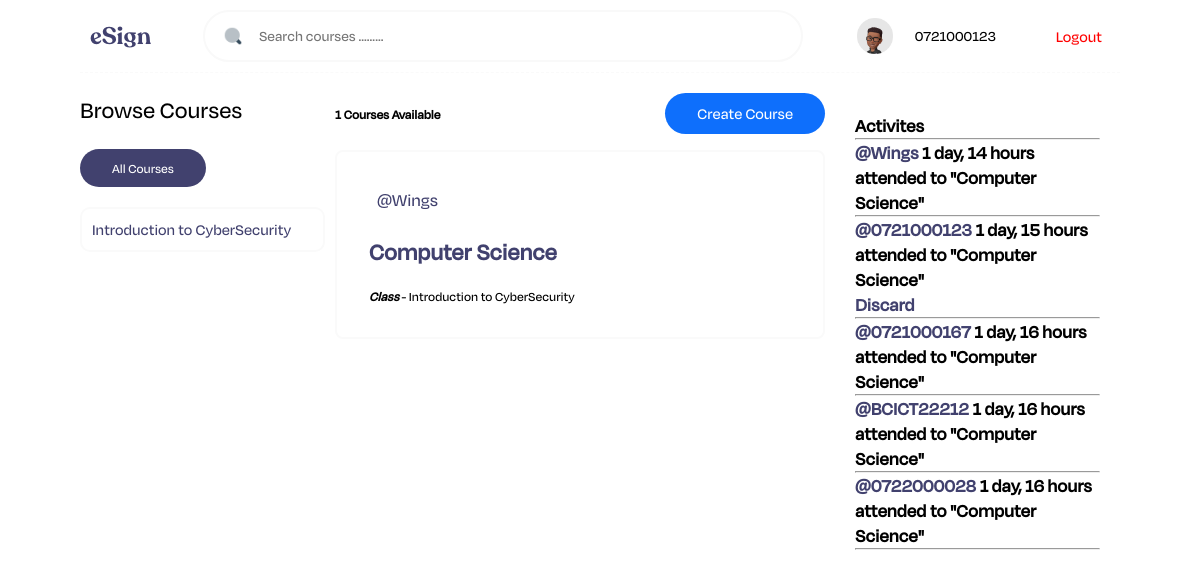
Screenshot of /module/ (signed in) with the database file from the repository.
### app/models.py (models this page shows, shortened)
class Task(models.Model):
    name = models.CharField(max_length=200)

class Project(models.Model):
    admin = models.ForeignKey(User, on_delete=models.SET_NULL, null=True)
    name = models.CharField(max_length=200)
    task = models.ForeignKey(Task, on_delete=models.SET_NULL, null=True)
    description = models.TextField(null=True, blank=True)
    followers = models.ManyToManyField(User, related_name='followers', blank=True)
    updated = models.DateTimeField(auto_now=True)
    created = models.DateTimeField(auto_now_add=True)
    class meta:
        ordering = ['-created']
    def __str__(self):
        return self.name

class Chat(models.Model):
    user = models.ForeignKey(User, on_delete=models.CASCADE)
    project = models.ForeignKey(Project, on_delete=models.CASCADE)
    body = models.TextField()
    updated = models.DateTimeField(auto_now=True)
    created = models.DateTimeField(auto_now_add=True)

### app/views.py (the view)
# urls.py: path('module/', views.module, name = 'module'),
def module(request):
    q = request.GET.get('q') if request.GET.get('q') != None else ''
    projects = Project.objects.filter(
                                    Q(task__name__icontains = q)|
                                    Q(name__icontains = q)|
                                    Q(description__icontains = q))
    tasks = Task.objects.all()
    project_count = projects.count()
    activities = Chat.objects.all().filter(project__task__name__icontains = q).order_by('-created')
    content = {'projects' : projects , 'tasks':tasks, "project_count" : project_count, 'activities': activities}
    return render(request, 'docs/module.html', content)

### app/templates/docs/module.html (shortened to what this page needs)
{% extends 'index.html' %}
{% block content %}
<main>
    <div class="left">
        {% include 'docs/tasks.html' %}
    </div>
    <div class="middle">
       <div class ="header">
        <h5>{{project_count}} Courses Available</h5>
        <a href = "{% url 'create' %}" class="button">Create Course</a>
       </div>
        {% include 'docs/feed.html' %}
    </div>
    <div class="right">
        {% include 'docs/activities.html' %}
</main>
{% endblock content %}

### design/neutral.html (shortened to what this page needs)
<nav class="topnav">
    <a href="/" style="font-family: recoleta; font-size:24px">eSign</a>
    <form method="GET" action="{% url 'module' %}" class="search">
        <img src="/static/images/search_96px.png" alt="logo" class="logo">
        <input type="text" name='q' placeholder="Search courses .........">
    </form>
    <div class="details">
        <img src="/static/images/Ellipse.png" alt="" class="avatar">
        <span>
            <p class="title">{{request.user}}</p>
        </span>
    </div>
    <div class="actions">
        {% if request.user.is_authenticated %}
        <a href="{% url 'credlogout' %}" class="logout">Logout</a>
        {% else %}
        <a href="{% url 'credlogin' %}" class="logout">Login</a>
        {% endif %}
    </div>
</nav>

### app/templates/docs/tasks.html
<h2>Browse Courses</h2>
    <div>
        <a href = "{% url 'module' %}"><button class="secondary-button">All Courses</button></a>
    </div>
    {% for task in tasks %}
        <div>
            <a href = "{% url 'module' %}?q={{task.name}}" class="card">{{task.name}}</a>
        </div>
    {% endfor %}

### app/templates/docs/feed.html (shortened to what this page needs)
<div>
    {% for project in projects %}
        <div class="post">
            <div class="post-head">
                <a href = "{% url 'useraccount' project.admin.id %}" class="username">@{{project.admin.username}}</a>
            </div>
            <h5> {% comment %} {{project.id}} --  {% endcomment %} <a href = "{% url 'project' project.id %}">{{project.name}}</a></h5>
            <small><i><b>Class</b></i> - {{project.task.name}}</small>
        </div>
    {% endfor %}
</div>

### app/templates/docs/activities.html (shortened to what this page needs)
<h3>Activites<h3>
    <hr>
    {% for activity in activities %}
        <div>
            <p><a href = "{% url 'useraccount' activity.user.id %}">@{{activity.user}}</a> {{activity.created|timesince}}</p>
            <p>attended to "{{activity.project}}"</p>
            {% if request.user == activity.user %}
                <a href ="{% url 'clearchat' activity.id %}">Discard<a>
            {% endif %}
            <hr>
        <div>
    {% endfor %}

### static/styles/style.css (style rules this page uses)
* { padding: 0; margin: 0; box-sizing: border-box; font-family: "Degular Display", system-ui, -apple-system, BlinkMacSystemFont, "Segoe UI", Roboto, Oxygen, Ubuntu, Cantarell, "Open Sans", "Helvetica Neue", sans-serif; transition: 200ms ease; }
html { scroll-behavior: smooth; }
body { padding: 0 80px; }
a { text-decoration: none; color: #41416e; }
.topnav { display: flex; align-items: center; justify-content: space-between; width: 100%; margin-bottom: 20px; position: sticky; top: 0px; background: #fff; z-index: 2; padding: 10px; transition: 200ms ease-in-out; border-bottom: 1.5px dashed #fafafa; }
.topnav .logo { height: 40px; margin-right: 8px; }
.topnav .search { display: flex; align-items: center; position: relative; }
.topnav .search img { height: 20px; width: 20px; position: absolute; left: 20px; }
.topnav .search input { width: 600px; height: 32px; padding: 24px 54px; border: 2px solid #f9f9f9; outline: none; border-radius: 30px; transition: 200ms ease; font-size: 15px; }
.topnav .details { display: flex; align-items: center; justify-content: center; gap: 20px; }
.topnav .details .avatar { height: 40px; width: 40px; }
.topnav .details p { font-size: 15px; }
.topnav .actions .logout { color: red; background: transparent; border: none; padding: 8px; text-decoration: none; }
main { display: flex; align-items: flex-start; justify-content: center; width: 100%; gap: 10px; }
main .right { flex: 1; padding: 20px; }
main .middle { flex: 2; }
main .middle .header { display: flex; align-items: center; justify-content: space-between; margin-bottom: 1em; }
main .middle .post { padding: 32px; border-radius: 8px; border: 2px solid #fafafa; display: flex; flex-direction: column; gap: 20px; }
main .middle .post .post-head { display: flex; align-items: center; justify-content: space-between; }
main .middle .post .post-head .username { color: #41416e; padding: 4px 8px; font-size: 18px; }
main .middle .post h5 { color: #41416e; font-size: 24px; }
main .left { flex: 1; }
main .left h2 { margin-bottom: 1em; font-weight: 500; }
main .left .card { display: flex; align-items: baseline; justify-content: space-between; flex-direction: column; width: 100%; border: 2px solid #fafafa; margin-bottom: 1em; padding: 10px; border-radius: 10px; gap: 0.5em; }
.button { padding: 10px 32px; color: #fff; background: transparent; border-radius: 25px; background-color: #0e6ffc; text-align: center; cursor: pointer; transition: 200ms ease; }
.secondary-button { padding: 10px 32px; color: #fff; background: transparent; border-radius: 25px; background-color: #41416e; text-align: center; cursor: pointer; transition: 200ms ease; border: none; margin-bottom: 1.5em; }

### rows the page displays
Task: name "Introduction to CyberSecurity"
Project: admin.username "Wings", name "Computer Science", task.name "Introduction to CyberSecurity"
Chat: user "Wings", created "1 day, 14 hours", project "Computer Science"
Chat: user "0721000123", created "1 day, 15 hours", project "Computer Science", shows "Discard"
Chat: user "0721000167", created "1 day, 16 hours", project "Computer Science"
Chat: user "BCICT22212", created "1 day, 16 hours", project "Computer Science"
Chat: user "0722000028", created "1 day, 16 hours", project "Computer Science"

### other values shown
{{ request.user }} "0721000123"
{{ project_count }} "1"
